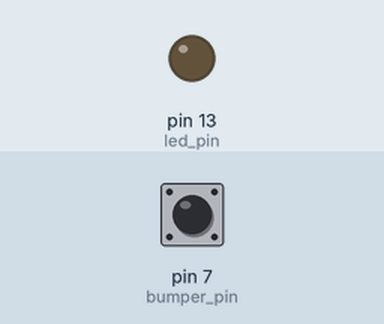
A sketch run on a simulated Arduino Uno, built with avr-gcc and run on an emulated ATmega328P. On the bench: output pins drawn as LEDs (lit = HIGH). The test bench sets the inputs (shaded band); at power-on: pin 7 (bumper_pin) HIGH. The ROS host is connected and sends only what is stated.

Above: at 1.2 s.
1.3 s: pin 7 (bumper_pin) pulled LOW for 0.15 s
At 1.42 s:
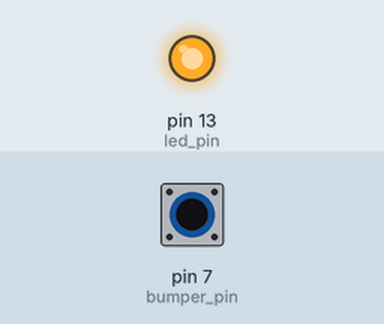
3.0 s: pin 7 (bumper_pin) pulled LOW for 3.2 s
At 7.1 s:
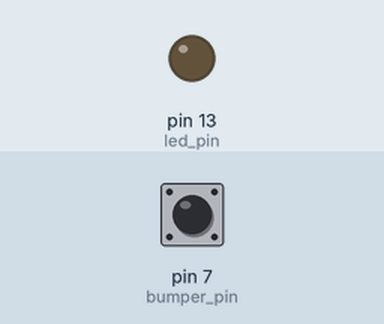
Timing chart, 0 to 8.6 s (numbered marks = the images above; inputs shaded):
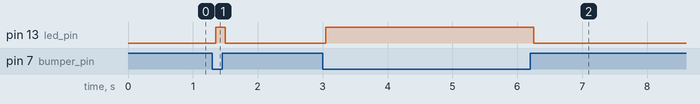

Measured:
- after the input at 1.3 s, pin 13 (led_pin): LOW → HIGH after 0.05 s, → LOW 0.15 s later
- after the input at 3.0 s, pin 13 (led_pin): LOW → HIGH after 0.05 s, → LOW 3.2 s later

The sketch:

bumper_ed.ino
```cpp
/*
  Forward Bumper
  Aamoy Gupta - aamoyg@linux.ucla.edu
  Ed Solis - edsolis1@engineering.ucla.edu
  Description: Array of buttons is connected to pin 7 and gnd; this
               program indicates if bumper button(s) is/are pushed
               and publishes bumper state to appropriate rostopic
  Not Testing: roscore
  Todo: rosrun rosserial_python serial_node.py /devttyUSB1
    ^-  current handling this process is at /devttyUSB1
        [make sure IDE settings are correct before upload]
  Todo: rostopic echo pushed
 */

#include <ros.h>
#include <std_msgs/Bool.h>


ros::NodeHandle nh;

std_msgs::Bool bumper_msg;
ros::Publisher pub_bumper("bumped", &bumper_msg);

const int bumper_pin = 7;
const int led_pin = 13;

bool last_reading;
long last_debounce_time=0;
long debounce_delay=50;
bool bumper_published = true;

void setup()
{
  nh.initNode();
  nh.advertise(pub_bumper);

  //initialize an LED output pin
  //and a input pin for our push button
  pinMode(led_pin, OUTPUT);
  pinMode(bumper_pin, INPUT);

  //Enable the pullup resistor on the button
  PORTD |= (1<<PD7);

  //The button is a normally button
  last_reading = ! digitalRead(bumper_pin);

}

void loop()
{

  bool reading = ! digitalRead(bumper_pin);

  if (last_reading!= reading){
      last_debounce_time = millis();
      bumper_published = false;
  }

  // if the button value has not changed for the debounce delay,
  // we know it's stable
  if ( !bumper_published && (millis() - last_debounce_time)
  	> debounce_delay)
  {
    digitalWrite(led_pin, reading);
    bumper_msg.data = reading;
    pub_bumper.publish(&bumper_msg);
    bumper_published = true;
  }

  last_reading = reading;

  nh.spinOnce();
}
```
